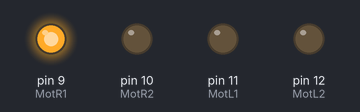
A sketch run on a simulated Arduino Uno, built with avr-gcc and run on an emulated ATmega328P. Parts: output pins drawn as LEDs (lit = HIGH).

Above: at 0.1 s.
At 3.1 s:
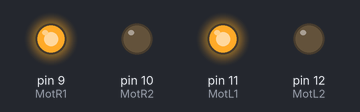
At 15.2 s:
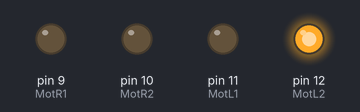
At 21.2 s:
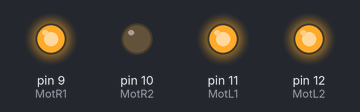
At 36.3 s:
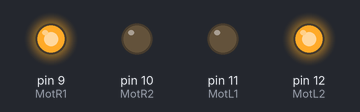
Timing chart, 0 to 40.0 s (numbered marks = the images above):
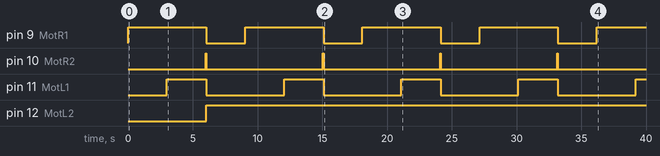

Measured:
- by itself, pin 9 (MotR1): alternates HIGH for 6.1 s and LOW for 3.0 s
- by itself, pin 10 (MotR2): alternates HIGH for 0.05 s and LOW for 9.0 s
- by itself, pin 11 (MotL1): alternates HIGH for 3.1 s and LOW for 6.0 s
- by itself, pin 12 (MotL2): LOW → HIGH at 6.1 s

The sketch:

S2_L01_H-bridge_digital.ino
```cpp
#define MotR1     9
#define MotR2     10
#define MotL1     11
#define MotL2     12


void setup() {
  pinMode(MotR1, OUTPUT);
  pinMode(MotR2, OUTPUT);
  pinMode(MotL1, OUTPUT);
  pinMode(MotL2, OUTPUT);
}

void loop() {
  digitalWrite(MotR1, HIGH);
  delay(3000);
  digitalWrite(MotL1, HIGH);
  delay(3000);
  digitalWrite(MotR2, HIGH); // both pins high = break
  delay(50);
  digitalWrite(MotR1, LOW);  // both low = off
  digitalWrite(MotR2, LOW);
  digitalWrite(MotL1, LOW); // reverse direction on Left
  digitalWrite(MotL2, HIGH);
  delay(3000);
}
```
